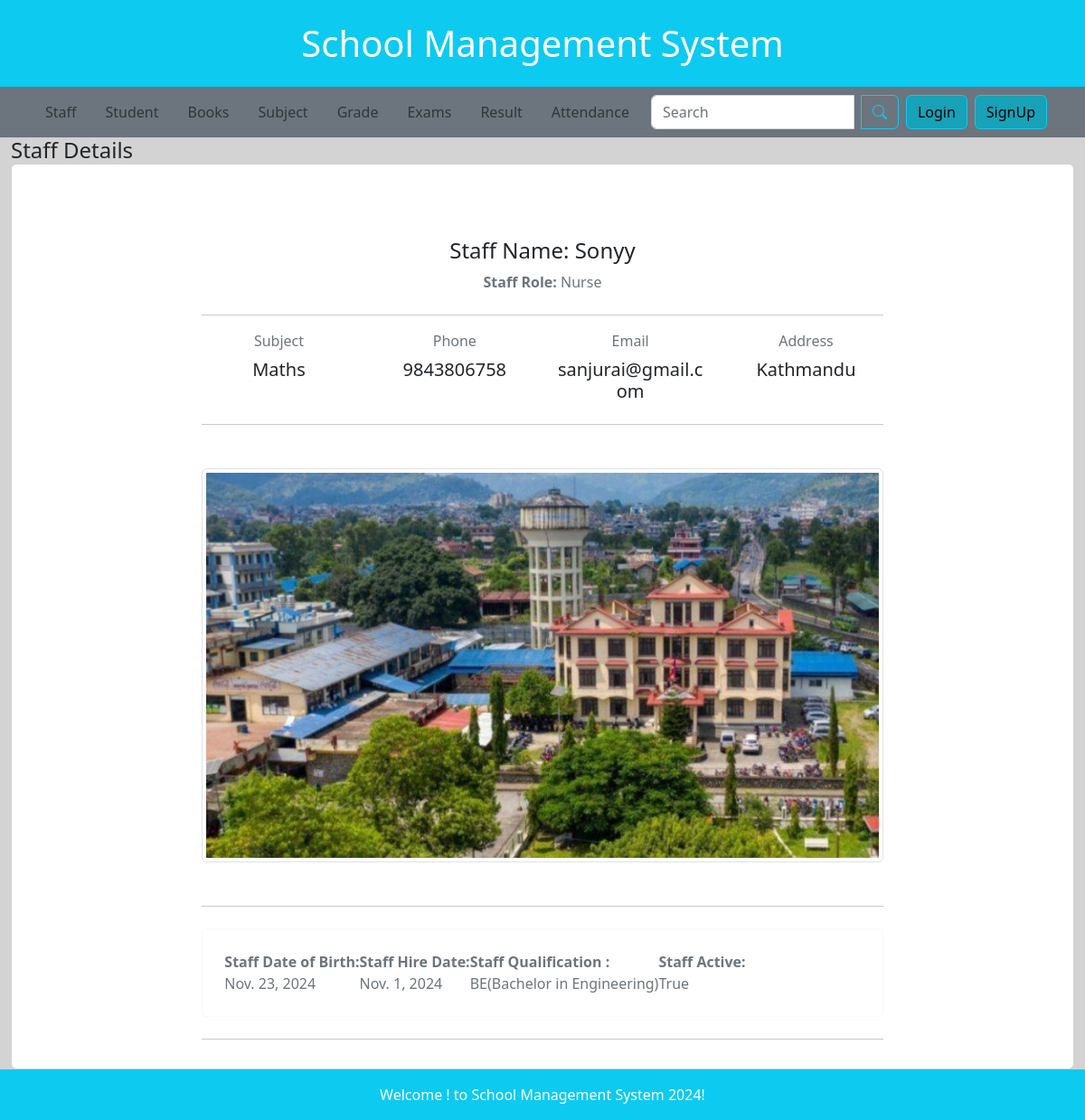
The app's page /staff/2detail with its own data.
### smsapp/models.py (models this page shows, shortened)
class DateTimeModel(models.Model):
    created_at = models.DateTimeField(auto_now_add=True)
    updated_at = models.DateTimeField(auto_now=True)
    class Meta:
        abstract = True  # This makes DateTimeModel an abstract base class

class Staff(DateTimeModel):
    ROLE_CHOICES = [
        ('Teacher', 'Teacher'),
        ('Librarian', 'Librarian'),
        ('Music Teacher', 'Music Teacher'),
        ('Nurse', 'Nurse'),
        ('Security Guard', 'Security Guard'),
        ('Janitor', 'Janitor'),
        ('Physical Education Teacher', 'Physical Education Teacher'),
        ('Finance Officer', 'Finance Officer'),
        ('IT Administrator', 'IT Administrator'),
        ('Administrative Officer', 'Administrative Officer'),
        ('Principal', 'Principal'),
        ('Vice Principal', 'Vice Principal'),
        ('Transport Coordinator', 'Transport Coordinator'),
    ]
    name = models.CharField(max_length=100)
    role = models.CharField(max_length=50, choices=ROLE_CHOICES, default='Teacher')
    subject = models.ForeignKey(Subject, on_delete=models.CASCADE, blank=True, null=True)
    phone = models.CharField(max_length=15, blank=True, null=True)  # Changed to CharField
    email = models.EmailField(unique=True)
    address = models.CharField(max_length=50, blank=True, null=True)
    date_of_birth = models.DateField(blank=True, null=True)
    hire_date = models.DateField()
    profile_picture = models.ImageField(upload_to='staff/', blank=True, null=True)
    is_active = models.BooleanField(default=True)
    department = models.CharField(max_length=100, blank=True, null=True)
    qualifications = models.TextField(blank=True, null=True)

class Subject(DateTimeModel):
    name = models.CharField(max_length=100, unique=True)
    grade = models.ForeignKey('Grade', on_delete=models.CASCADE)
    description = models.TextField(blank=True, null=True)
    def __str__(self):
        return self.name

### smsapp/views.py (the view)
# urls.py: path('staff/<int:id>detail', StaffDetailView.as_view(), name='staff_detail'),
class StaffDetailView(TemplateView):
    template_name = "staff/detail.html"
    def get_context_data(self, **kwargs):
        context = super().get_context_data(**kwargs)
        staff_id = self.kwargs.get('id')
        staff_obj = Staff.objects.get(id=staff_id)
        context['staff_detail'] = staff_obj
        return context

### templates/staff/detail.html (shortened to what this page needs)
{% extends 'home.html' %}
{% load static %}
{% block mainblock %}
<div class="main-content">
    <div class="page-content">
        <div class="container-fluid">
            <div class="row">
                <div class="col-12">
                    <div class="page-title-box d-flex align-items-center justify-content-between">
                        <h4 class="mb-0 font-size-18">Staff Details</h4>
                    </div>
                </div>
            </div>
            <div class="row">
                <div class="col-lg-12">
                    <div class="card">
                        <div class="card-body">
                            <div class="pt-3">
                                <div class="row justify-content-center">
                                    <div class="col-xl-8">
                                        <div>
                                            <div class="text-center">
                                                <div class="mb-4">
                                                    <a href="#" class="badge badge-light font-size-12">
                                                    </a>
                                                </div>
                                                <h4>Staff Name: {{ staff_detail.name }}</h4>
                                                <p class="text-muted mb-4"><b> Staff Role:</b>  {{ staff_detail.role }}</p>
                                            </div>
                                            <hr>
                                            <div class="text-center">
                                                <div class="row">
                                                    <div class="col-sm-3">
                                                        <div>
                                                            <p class="text-muted mb-2">Subject</p>
                                                            <h5 class="font-size-15">{{ staff_detail.subject }}</h5>
                                                        </div>
                                                    </div>
                                                    <div class="col-sm-3">
                                                        <div class="mt-4 mt-sm-0">
                                                            <p class="text-muted mb-2">Phone</p>
                                                            <h5 class="font-size-15">{{ staff_detail.phone }}</h5>
                                                        </div>
                                                    </div>
                                                    <div class="col-sm-3">
                                                        <div class="mt-4 mt-sm-0">
                                                            <p class="text-muted mb-2">Email</p>
                                                            <h5 class="font-size-15">{{ staff_detail.email }}</h5>
                                                        </div>
                                                    </div>
                                                    <div class="col-sm-3">
                                                        <div class="mt-4 mt-sm-0">
                                                            <p class="text-muted mb-2">Address</p>
                                                            <h5 class="font-size-15">{{ staff_detail.address }}</h5>
                                                        </div>
                                                    </div>
                                                </div>
                                            </div>
                                            <hr>
                                            <div class="my-5">
                                                <img src="{{ staff_detail.profile_picture.url }}" alt="" class="img-thumbnail mx-auto d-block">
                                            </div>
                                            <hr>
                                            <div class="mt-4">
                                                <div class="text-muted font-size-14">
                                                    <blockquote class="p-4 border-light border rounded mb-4">
                                                        <div class="d-flex">
                                                            <div>
                                                                <b>Staff Date of Birth: </b>
                                                                <p class="mb-0">
                                                                    {{ staff_detail.date_of_birth }}</p>
                                                            </div>
                                                            <div>
                                                                <b>Staff Hire Date: </b>
                                                                <p class="mb-0">
                                                                    {{ staff_detail.hire_date }}</p>
                                                            </div>
                                                            <div>
                                                                <b>Staff Qualification : </b>
                                                                <p class="mb-0">
                                                                    {{ staff_detail.qualifications }}</p>
                                                            </div>
                                                            <div>
                                                                <b>Staff Active: </b>
                                                                <p class="mb-0">
                                                                    {{ staff_detail.is_active }}</p>
                                                            </div>
                                                        </div>
                                                    </blockquote>
                                                </div>
                                                <hr>
                                            </div>
                                        </div>
                                    </div>
                                </div>
                            </div>
                        </div>
                    </div>
                </div>
            </div>
        </div>
    </div>
</div>
{% endblock %}

### templates/home.html (style rules this page uses)
body { background-color: lightgray; }

### records on screen
Staff: name "Sonyy", role "Nurse", subject "Maths", phone "9843806758", email "sanjurai@gmail.com", address "Kathmandu", profile_picture (picture), date_of_birth "Nov. 23, 2024", hire_date "Nov. 1, 2024", qualifications "BE(Bachelor in Engineering)", is_active "True"
